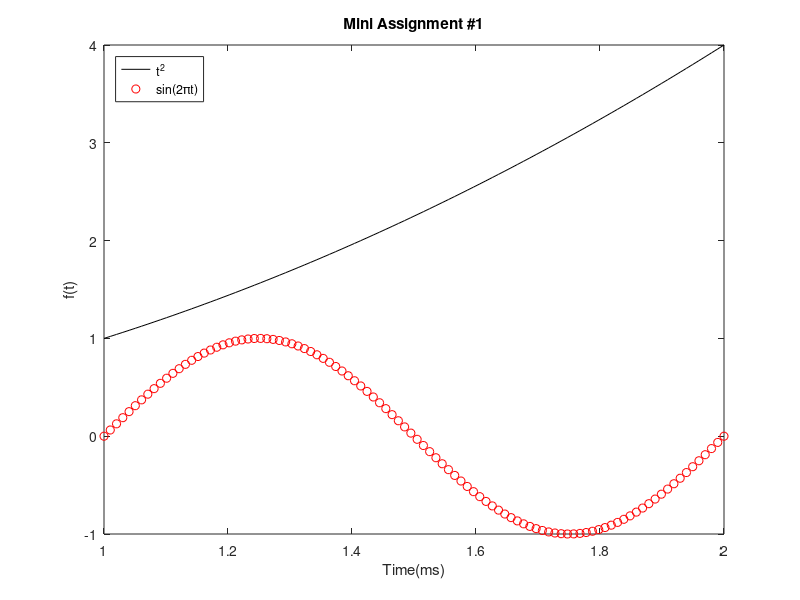

The MATLAB source for this figure:
t=linspace(1,2);
f=t.*t;
g=sin(2.*pi*t);
plot(t,f,'k-',t,g,'ro');
xlabel('Time(ms)');
ylabel('f(t)');
title('Mini Assignment #1');
legend('t^2','sin(2\pit)','Location','northwest');